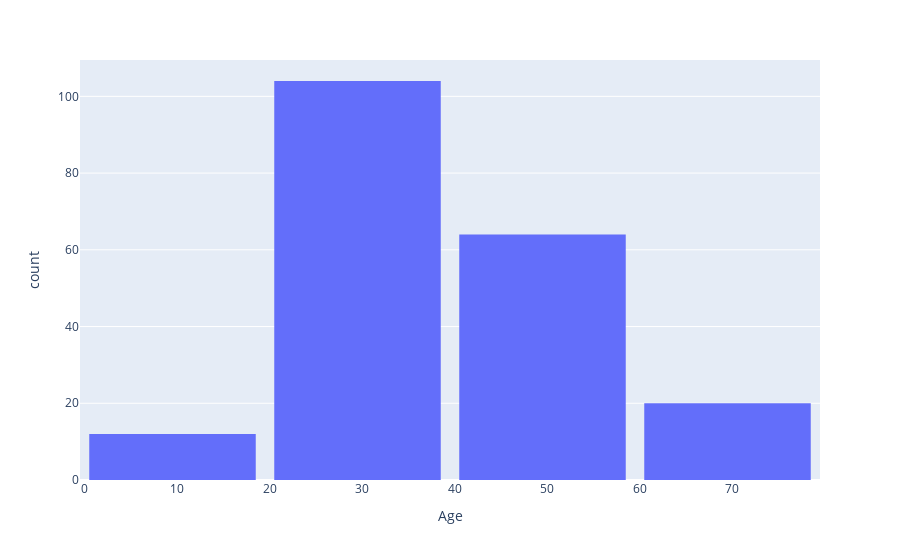

Notebook source saved alongside this figure:
### Markdown cell above
### lets look at the age range of customers :-

### Code cell
plt.figure(figsize=(15,8))
fig = px.histogram(customer_data, x="Age", nbins=(5))
fig.update_layout(bargap=0.1)
fig.show()

### Figure 1 — Plotly figure (JSON) as saved in the notebook; plotly's stock layout.template omitted (floating-point values rounded to 4 significant figures; data arrays with more than 128 entries replaced by an {"elided": "..."} marker saying what was removed)
{"data": [{"alignmentgroup": "True", "bingroup": "x", "hovertemplate": "Age=%{x}<br>count=%{y}<extra></extra>", "legendgroup": "", "marker": {"color": "#636efa", "pattern": {"shape": ""}}, "name": "", "nbinsx": 5, "offsetgroup": "", "orientation": "v", "showlegend": false, "type": "histogram", "x": {"elided": "200 int values"}, "xaxis": "x", "yaxis": "y"}], "layout": {"bargap": 0.1, "barmode": "relative", "legend": {"tracegroupgap": 0}, "margin": {"t": 60}, "xaxis": {"anchor": "y", "domain": [0, 1], "title": {"text": "Age"}}, "yaxis": {"anchor": "x", "domain": [0, 1], "title": {"text": "count"}}}}
